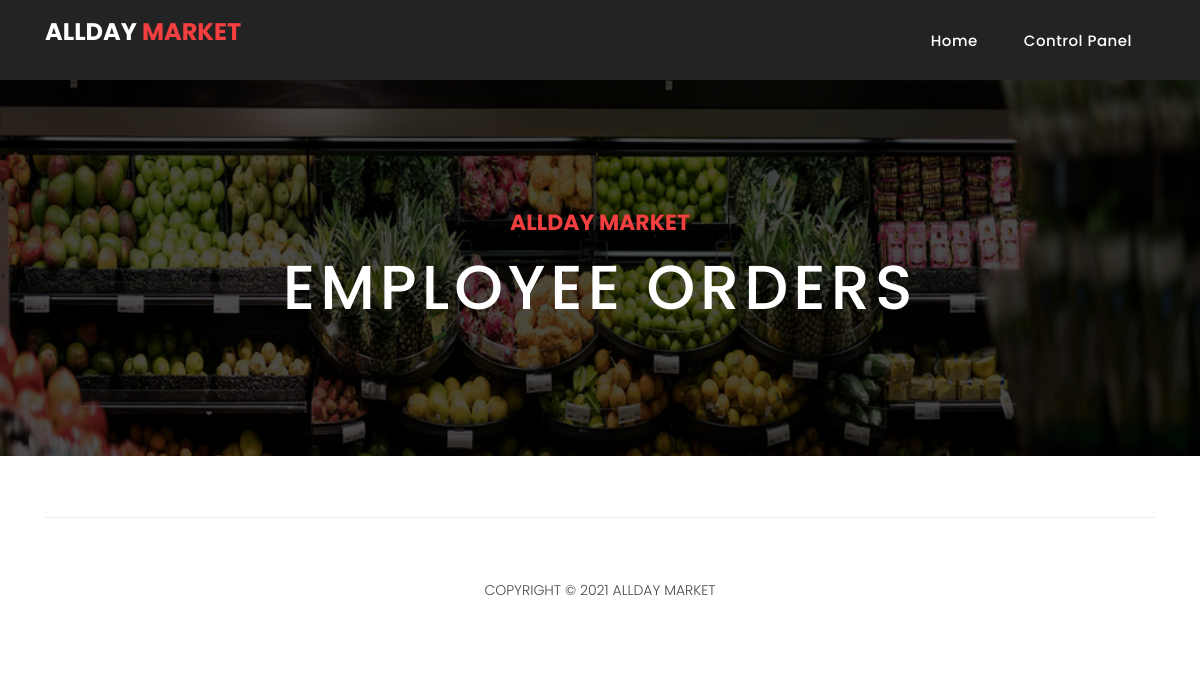
The page /employeeOrders.php (signed in) on the database as committed earlier.
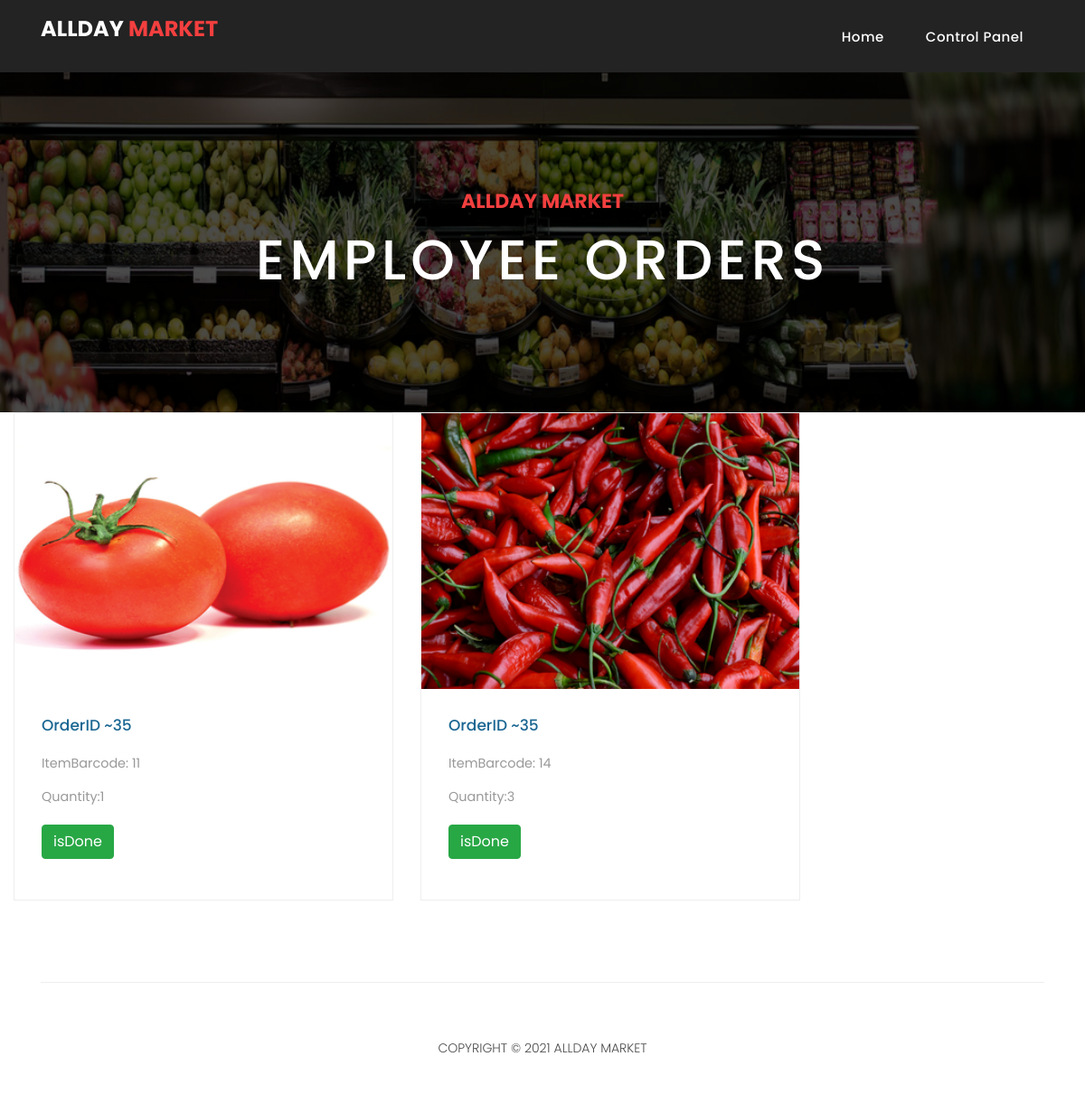
The same page on the database as committed later.
### tables this page shows
CREATE TABLE `order_details` (
  `id` int(11) NOT NULL,
  `itemBarcode` int(11) NOT NULL,
  `depNum` tinyint(1) NOT NULL,
  `quantity` int(11) NOT NULL,
  `order_id` int(11) NOT NULL,
  `isDone` tinyint(1) DEFAULT 0,
  `img` varchar(256) NOT NULL
);

### employeeOrders.php (the view, shortened to what this page needs)
<!DOCTYPE html>
<html lang="en">
   <head>
      <link href="vendor/bootstrap/css/bootstrap.min.css" rel="stylesheet">
      <link rel="stylesheet" href="assets/css/fontawesome.css">
      <link rel="stylesheet" href="assets/css/style.css">
      <link rel="stylesheet" href="assets/css/owl.css">
   </head>
   <body>
      <header class="">
      <?php
            $basedir = realpath(__DIR__);
            include($basedir . '/navbars/navEmployee.php');
            ?>
      </header>
      <div class="page-heading about-heading header-text" style="background-image: url(assets/images/items/veghs.png);">
         <div class="container">
            <div class="row">
               <div class="col-md-12">
                  <div class="text-content">
                     <h4>AllDay Market</h4>
                     <h2>Employee Orders</h2>
                  </div>
               </div>
            </div>
         </div>
      </div>
      <div class="col-md-9">
         <div class="row">
            <?php
               if(isset($_SESSION['eID'])){
                  $eID = $_SESSION['eID'];
                           include 'db.php';
                           $sql = "SELECT depNum FROM employees WHERE eID = ? LIMIT 1";
                           $stmt= mysqli_stmt_init($conn);
                           mysqli_stmt_prepare($stmt,$sql);
                           mysqli_stmt_bind_param($stmt,"i",$eID);
                           mysqli_stmt_execute($stmt);
                           $results=mysqli_stmt_get_result($stmt);
                            $row = mysqli_fetch_assoc($results);
                            $depNum = $row['depNum'];
                            $sql = "SELECT * FROM order_details WHERE depNum = ? AND isDone =0 ";
                            $stmt= mysqli_stmt_init($conn);
                            mysqli_stmt_prepare($stmt,$sql);
                            mysqli_stmt_bind_param($stmt,"i",$depNum);
                            mysqli_stmt_execute($stmt);
                            $results=mysqli_stmt_get_result($stmt);
                            while($row = mysqli_fetch_assoc($results))
                            {
                               $orderID = $row['order_id'];
                               $itemBarcode = $row['itemBarcode'];
                               $quantity = $row['quantity'];
                               $img = $row['img'];
                               echo '
                               <div class="col-md-6">
                               <div class="product-item">
                               <a href="#"><img src="'.$img.'" alt=""></a>
                               <div class="down-content">
                               <a href="#"><h4>OrderID ~'.$orderID.'</h4></a>
                               <h6><small>ItemBarcode: '.$itemBarcode.'<br></small>
                               <h6><small> Quantity:'.$quantity.'</small>
                               <br><br>
                               <form action="updateOrder.php" method="post">
                               <input type="hidden" name="barcode" value="'.$itemBarcode.'">
                               <fieldset>
                               <button type="submit" name="isDone" id="form-submit" class="btn btn-success">isDone</button>
                               </fieldset>
                               </form>
                               </div>
                               </div>
                               </div>
                               ';
                               }
               			}
               else
               			  echo 'Incorrect Session Details ';
               		  ?>
         </div>
      </div>
      <footer>
         <div class="container">
            <div class="row">
               <div class="col-md-12">
                  <div class="inner-content">
                     <p>Copyright © 2021 AllDay Market</p>
                  </div>
               </div>
            </div>
         </div>
      </footer>
   </body>
</html>

Rows that differ between the two databases and show on the page:
added order_details: img (picture), order "35", itemBarcode "11", quantity "1"
added order_details: img (picture), order "35", itemBarcode "14", quantity "3"
